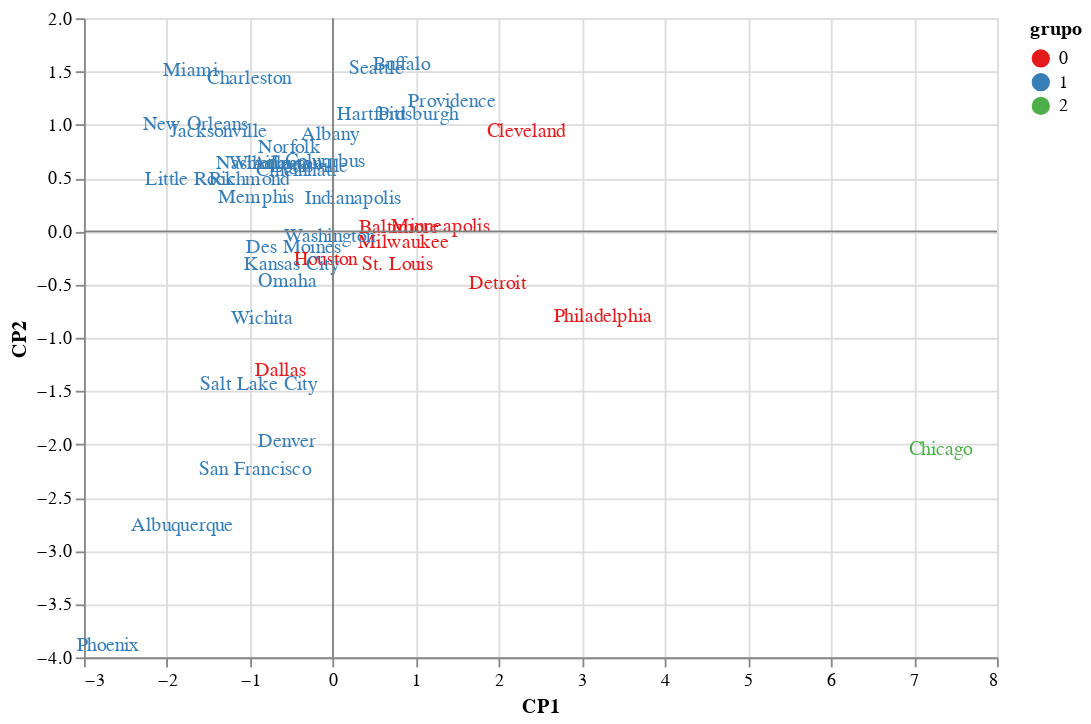

Notebook source saved alongside this figure:
### Code cell
# diagrama de dispersão dos CPs usando altair

g = alt.Chart(resultado, height=350, width=500).mark_text().encode(
    alt.X('cp1', scale=alt.Scale(domain=[resultado.cp1.min(), resultado.cp1.max()]), axis=alt.Axis(title='CP1')),
    alt.Y('cp2', scale=alt.Scale(domain=[resultado.cp2.min(), resultado.cp2.max()]), axis=alt.Axis(title='CP2')),
    text='obs',
    color=alt.Color('grupo:O', scale=alt.Scale(scheme='set1'))
)
# eixo x = 0
bar_x = alt.Chart(pd.DataFrame({'zero': [0]})).mark_rule(color='gray').encode(
    x='zero:Q'
)
# eixo y = 0
bar_y = alt.Chart(pd.DataFrame({'zero': [0]})).mark_rule(color='gray').encode(
    y='zero:Q'
)
g + bar_x + bar_y

### Figure 1 — Vega-Lite specification as saved in the notebook (floating-point values rounded to 4 significant figures)
{"config": {"view": {"continuousWidth": 300, "continuousHeight": 300}}, "layer": [{"data": {"name": "data-e1f9df9780c6c8ca667775714521cf76"}, "mark": {"type": "text"}, "encoding": {"color": {"field": "grupo", "scale": {"scheme": "set1"}, "type": "ordinal"}, "text": {"field": "obs", "type": "nominal"}, "x": {"axis": {"title": "CP1"}, "field": "cp1", "scale": {"domain": [-2.716, 7.321]}, "type": "quantitative"}, "y": {"axis": {"title": "CP2"}, "field": "cp2", "scale": {"domain": [-3.891, 1.569]}, "type": "quantitative"}}}, {"data": {"name": "data-42990c68f268a11fa16682fcd3437a6f"}, "mark": {"type": "rule", "color": "gray"}, "encoding": {"x": {"field": "zero", "type": "quantitative"}}}, {"data": {"name": "data-42990c68f268a11fa16682fcd3437a6f"}, "mark": {"type": "rule", "color": "gray"}, "encoding": {"y": {"field": "zero", "type": "quantitative"}}}], "height": 350, "width": 500, "$schema": "https://vega.github.io/schema/vega-lite/v5.20.1.json", "datasets": {"data-e1f9df9780c6c8ca667775714521cf76": [{"cp1": -0.03429, "cp2": 0.91, "grupo": 1, "obs": "Albany"}, {"cp1": -1.817, "cp2": -2.763, "grupo": 1, "obs": "Albuquerque"}, {"cp1": -0.6186, "cp2": 0.6381, "grupo": 1, "obs": "Atlanta"}, {"cp1": 0.8007, "cp2": 0.0349, "grupo": 0, "obs": "Baltimore"}, {"cp1": 0.8273, "cp2": 1.569, "grupo": 1, "obs": "Buffalo"}, {"cp1": -1.012, "cp2": 1.431, "grupo": 1, "obs": "Charleston"}, {"cp1": 7.321, "cp2": -2.052, "grupo": 2, "obs": "Chicago"}, {"cp1": -0.4399, "cp2": 0.5721, "grupo": 1, "obs": "Cincinnati"}, {"cp1": 2.323, "cp2": 0.9375, "grupo": 0, "obs": "Cleveland"}, {"cp1": -0.09702, "cp2": 0.6522, "grupo": 1, "obs": "Columbus"}, {"cp1": -0.631, "cp2": -1.312, "grupo": 0, "obs": "Dallas"}, {"cp1": -0.5499, "cp2": -1.972, "grupo": 1, "obs": "Denver"}, {"cp1": -0.4709, "cp2": -0.1488, "grupo": 1, "obs": "Des Moines"}, {"cp1": 1.985, "cp2": -0.4948, "grupo": 0, "obs": "Detroit"}, {"cp1": 0.4604, "cp2": 1.097, "grupo": 1, "obs": "Hartford"}, {"cp1": -0.0888, "cp2": -0.263, "grupo": 0, "obs": "Houston"}, {"cp1": 0.2435, "cp2": 0.3092, "grupo": 1, "obs": "Indianapolis"}, {"cp1": -1.376, "cp2": 0.9384, "grupo": 1, "obs": "Jacksonville"}, {"cp1": -0.4992, "cp2": -0.3111, "grupo": 1, "obs": "Kansas City"}, {"cp1": -1.718, "cp2": 0.4824, "grupo": 1, "obs": "Little Rock"}, {"cp1": -0.2865, "cp2": 0.6113, "grupo": 1, "obs": "Louisville"}, {"cp1": -0.9223, "cp2": 0.3216, "grupo": 1, "obs": "Memphis"}, {"cp1": -1.716, "cp2": 1.508, "grupo": 1, "obs": "Miami"}, {"cp1": 0.8507, "cp2": -0.109, "grupo": 0, "obs": "Milwaukee"}, {"cp1": 1.298, "cp2": 0.04659, "grupo": 0, "obs": "Minneapolis"}, {"cp1": -0.9575, "cp2": 0.6346, "grupo": 1, "obs": "Nashville"}, {"cp1": -1.655, "cp2": 1.007, "grupo": 1, "obs": "New Orleans"}, {"cp1": -0.5236, "cp2": 0.7824, "grupo": 1, "obs": "Norfolk"}, {"cp1": -0.5482, "cp2": -0.4714, "grupo": 1, "obs": "Omaha"}, {"cp1": 3.251, "cp2": -0.7988, "grupo": 0, "obs": "Philadelphia"}, {"cp1": -2.716, "cp2": -3.891, "grupo": 1, "obs": "Phoenix"}, {"cp1": 1.023, "cp2": 1.096, "grupo": 1, "obs": "Pittsburgh"}, {"cp1": 1.437, "cp2": 1.22, "grupo": 1, "obs": "Providence"}, {"cp1": -1.014, "cp2": 0.4899, "grupo": 1, "obs": "Richmond"}, {"cp1": -0.8982, "cp2": -1.439, "grupo": 1, "obs": "Salt Lake City"}, {"cp1": -0.939, "cp2": -2.237, "grupo": 1, "obs": "San Francisco"}, {"cp1": 0.526, "cp2": 1.531, "grupo": 1, "obs": "Seattle"}, {"cp1": 0.7783, "cp2": -0.3159, "grupo": 0, "obs": "St. Louis"}, {"cp1": -0.04613, "cp2": -0.0509, "grupo": 1, "obs": "Washington"}, {"cp1": -0.8546, "cp2": -0.8214, "grupo": 1, "obs": "Wichita"}, {"cp1": -0.6971, "cp2": 0.6321, "grupo": 1, "obs": "Wilmington"}], "data-42990c68f268a11fa16682fcd3437a6f": [{"zero": 0}]}}
